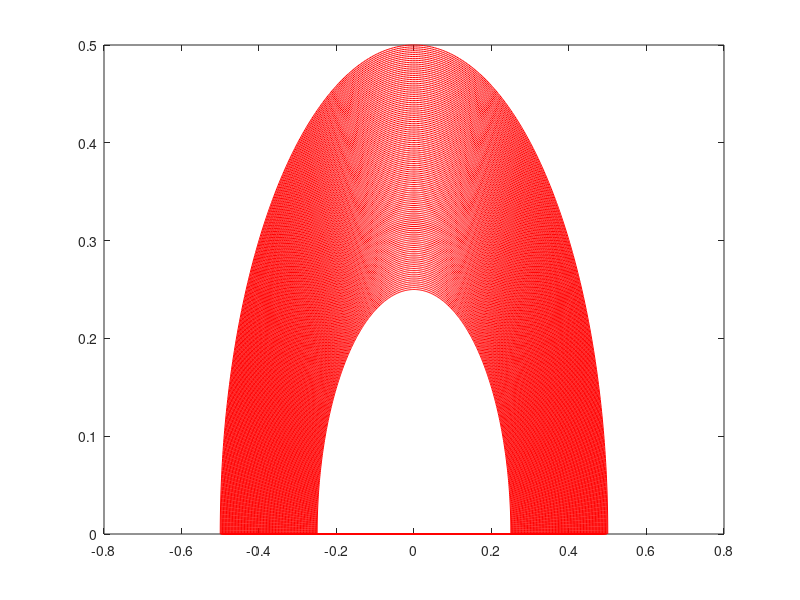

Recreate this plot in MATLAB.
% Mesh generator for ring
% Written By Robert Masti
% Output the coordinates for the c++ code
clc, clear, close all


ny = 128;
nx = ny*3;

% r and theta coordinates

theta = linspace(pi,0, nx+1);
rl = linspace(0.25, 0.5, ny+1);


[r,t] = meshgrid(rl, theta);

x=r.*cos(t);
y=r.*sin(t);

xlower = 0.25*cos(theta);
ylower = 0.25*sin(theta);

figure
plot(x,y,'*r');

xlin=reshape(x,[],1);
ylin=reshape(y,[],1);

plot(xlin,ylin,'r');

fileID=fopen('debugMatlab.msh','w');

fprintf(fileID, '%i\n',(nx+1)*(ny+1));
fprintf(fileID, '%i\n',nx+1);
fprintf(fileID, '%i\n',ny+1);

outvec = vertcat(xlin,ylin);
fprintf(fileID, '%d\n', outvec);
length(outvec)
